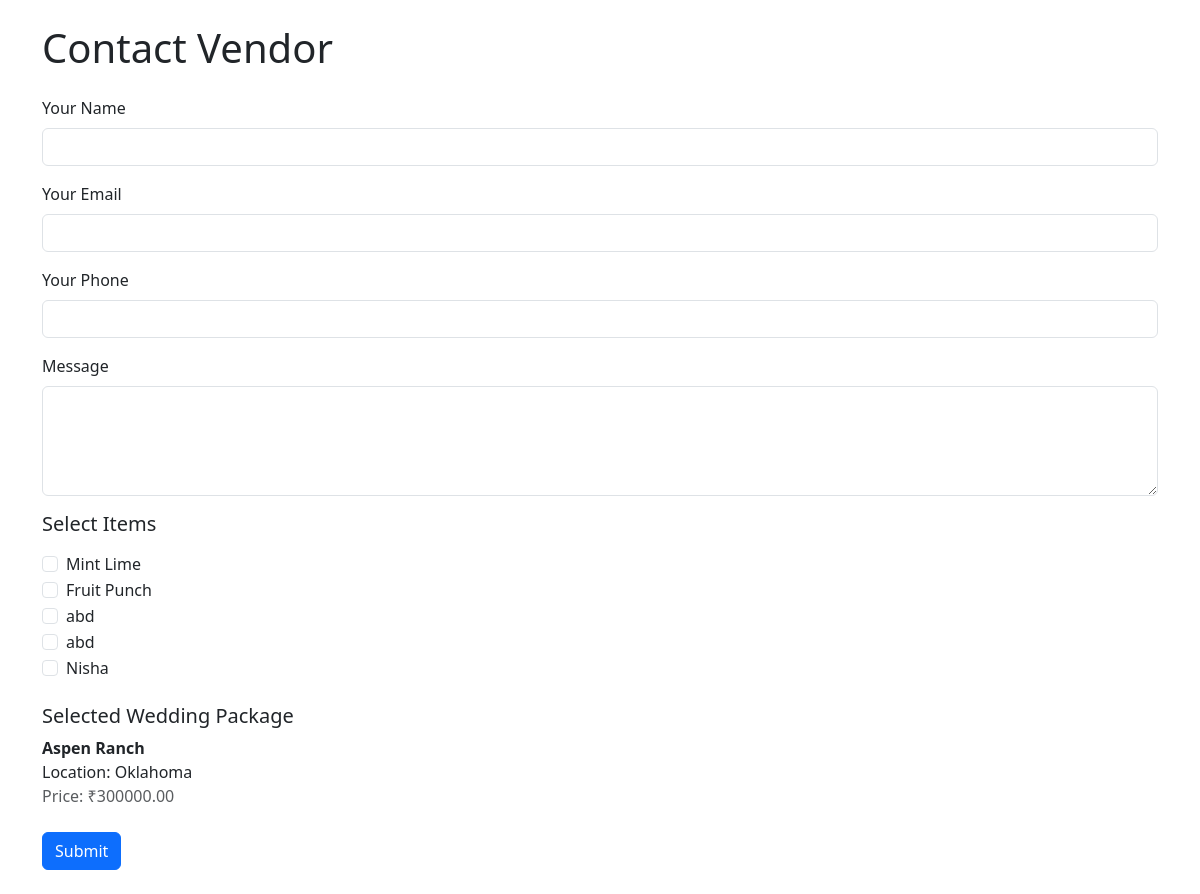
Page /contact_vendor/1/wedding/ on the committed database.
### app/models.py (models this page shows, shortened)
class Item(models.Model):
    category = models.ForeignKey(ItemCategory, on_delete=models.CASCADE)
    name = models.CharField(max_length=100)
    img = models.FileField()

class DestinationWedding(models.Model):
    name = models.CharField(max_length=255)
    about = models.TextField()
    img = models.FileField()
    location = models.CharField(max_length=255)
    package_price = models.DecimalField(max_digits=10, decimal_places=2)

### app/views.py (the view, shortened to what this page needs)
# urls.py: path('contact_vendor/', views.contact_vendor, name='contact_vendor'),
def contact_vendor(request, id=None, type=None):
    items = Item.objects.all()
    context = {"items": items}
    if type == "wedding":
        context["wedding"] = get_object_or_404(DestinationWedding, id=id)
    elif type == "invitation":
        context["invitation"] = get_object_or_404(InvitationCard, id=id)
    return render(request, "user/contact_vendor.html", context)

### templates/user/contact_vendor.html (shortened to what this page needs)
<!DOCTYPE html>
<html lang="en">
<head>
    <link href="https://cdn.jsdelivr.net/npm/bootstrap@5.3.3/dist/css/bootstrap.min.css" rel="stylesheet">
</head>
<body>
    <div class="container my-4">
        <h1 class="mb-4">Contact Vendor</h1>
        <form method="POST" action="{% url 'contact_vendor' %}">
            <div class="mb-3">
                <label for="name" class="form-label">Your Name</label>
                <input type="text" id="name" name="name" class="form-control" required>
            </div>
            <div class="mb-3">
                <label for="email" class="form-label">Your Email</label>
                <input type="email" id="email" name="email" class="form-control" required>
            </div>
            <div class="mb-3">
                <label for="phone" class="form-label">Your Phone</label>
                <input type="tel" id="phone" name="phone" class="form-control" required>
            </div>
            <div class="mb-3">
                <label for="message" class="form-label">Message</label>
                <textarea id="message" name="message" class="form-control" rows="4"></textarea>
            </div>
            {% if items and items|length > 0 %}
            <div class="mb-4">
                <h5 class="mb-3">Select Items</h5>
                {% for item in items %}
                <div class="form-check">
                    <input type="checkbox" class="form-check-input" id="item{{ item.id }}" name="item_ids" value="{{ item.id }}">
                    <label class="form-check-label" for="item{{ item.id }}">{{ item.name }}</label>
                </div>
                {% endfor %}
            </div>
            {% endif %}
            {% if wedding %}
            <div class="mb-4">
                <h5>Selected Wedding Package</h5>
                <p>
                    <strong>{{ wedding.name }}</strong> <br>
                    <span>Location: {{ wedding.location }}</span> <br>
                    <span class="text-muted">Price: ₹{{ wedding.package_price }}</span>
                </p>
            </div>
            {% endif %}
            <button type="submit" class="btn btn-primary">Submit</button>
        </form>
    </div>
</body>
</html>

### rows in the picture
Item: name "Mint Lime"
Item: name "Fruit Punch"
Item: name "abd"
Item: name "abd"
Item: name "Nisha"
DestinationWedding: name "Aspen Ranch", location "Oklahoma", package_price "300000.00"
